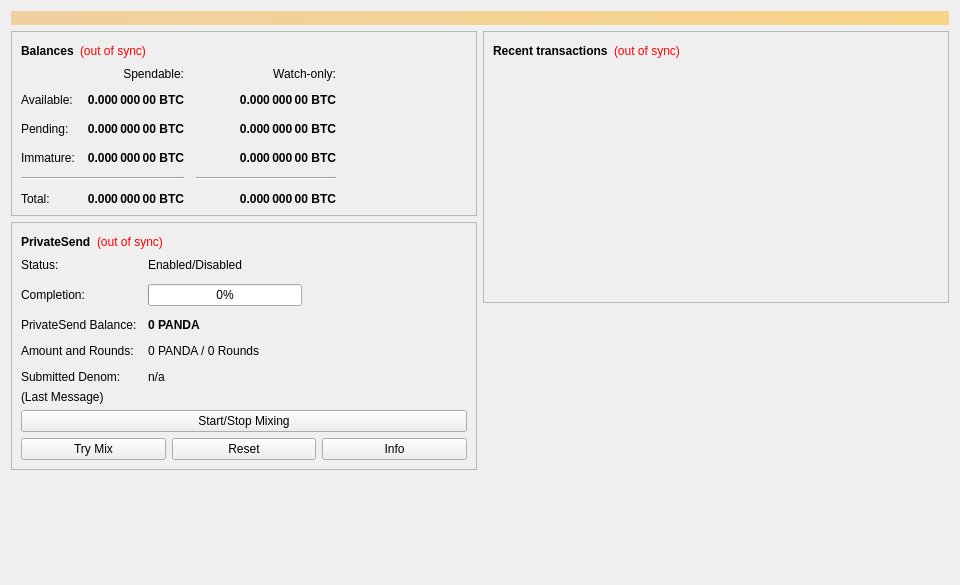
<?xml version="1.0" encoding="UTF-8"?>
<ui version="4.0">
 <class>OverviewPage</class>
 <widget class="QWidget" name="OverviewPage">
  <property name="geometry">
   <rect>
    <x>0</x>
    <y>0</y>
    <width>960</width>
    <height>585</height>
   </rect>
  </property>
  <property name="minimumSize">
   <size>
    <width>960</width>
    <height>0</height>
   </size>
  </property>
  <property name="windowTitle">
   <string>Form</string>
  </property>
  <layout class="QVBoxLayout" name="topLayout">
   <item>
    <widget class="QLabel" name="labelAlerts">
     <property name="visible">
      <bool>false</bool>
     </property>
     <property name="styleSheet">
      <string notr="true">background-color: qlineargradient(x1: 0, y1: 0, x2: 1, y2: 0, stop:0 #F0D0A0, stop:1 #F8D488); color:#000000;</string>
     </property>
     <property name="wordWrap">
      <bool>true</bool>
     </property>
     <property name="margin">
      <number>3</number>
     </property>
    </widget>
   </item>
   <item>
    <layout class="QHBoxLayout" name="horizontalLayout" stretch="1,1">
     <item>
      <layout class="QVBoxLayout" name="verticalLayout_2">
       <item>
        <widget class="QFrame" name="frame">
         <property name="frameShape">
          <enum>QFrame::StyledPanel</enum>
         </property>
         <property name="frameShadow">
          <enum>QFrame::Raised</enum>
         </property>
         <layout class="QVBoxLayout" name="verticalLayout_4">
          <item>
           <layout class="QHBoxLayout" name="horizontalLayout_4">
            <item>
             <widget class="QLabel" name="label_5">
              <property name="font">
               <font>
                <weight>75</weight>
                <bold>true</bold>
               </font>
              </property>
              <property name="text">
               <string>Balances</string>
              </property>
             </widget>
            </item>
            <item>
             <widget class="QLabel" name="labelWalletStatus">
              <property name="toolTip">
               <string>The displayed information may be out of date. Your wallet automatically synchronizes with the PandaPay network after a connection is established, but this process has not completed yet.</string>
              </property>
              <property name="styleSheet">
               <string notr="true">QLabel { color: red; }</string>
              </property>
              <property name="text">
               <string notr="true">(out of sync)</string>
              </property>
              <property name="alignment">
               <set>Qt::AlignLeading|Qt::AlignLeft|Qt::AlignVCenter</set>
              </property>
             </widget>
            </item>
            <item>
             <spacer name="horizontalSpacer_3">
              <property name="orientation">
               <enum>Qt::Horizontal</enum>
              </property>
              <property name="sizeHint" stdset="0">
               <size>
                <width>40</width>
                <height>20</height>
               </size>
              </property>
             </spacer>
            </item>
           </layout>
          </item>
          <item>
           <layout class="QGridLayout" name="gridLayout">
            <property name="spacing">
             <number>12</number>
            </property>
            <item row="2" column="2">
             <widget class="QLabel" name="labelWatchPending">
              <property name="font">
               <font>
                <weight>75</weight>
                <bold>true</bold>
               </font>
              </property>
              <property name="cursor">
               <cursorShape>IBeamCursor</cursorShape>
              </property>
              <property name="toolTip">
               <string>Unconfirmed transactions to watch-only addresses</string>
              </property>
              <property name="text">
               <string notr="true">0.000 000 00 BTC</string>
              </property>
              <property name="alignment">
               <set>Qt::AlignRight|Qt::AlignTrailing|Qt::AlignVCenter</set>
              </property>
              <property name="textInteractionFlags">
               <set>Qt::LinksAccessibleByMouse|Qt::TextSelectableByKeyboard|Qt::TextSelectableByMouse</set>
              </property>
             </widget>
            </item>
            <item row="2" column="1">
             <widget class="QLabel" name="labelUnconfirmed">
              <property name="font">
               <font>
                <weight>75</weight>
                <bold>true</bold>
               </font>
              </property>
              <property name="cursor">
               <cursorShape>IBeamCursor</cursorShape>
              </property>
              <property name="toolTip">
               <string>Total of transactions that have yet to be confirmed, and do not yet count toward the spendable balance</string>
              </property>
              <property name="text">
               <string notr="true">0.000 000 00 BTC</string>
              </property>
              <property name="alignment">
               <set>Qt::AlignRight|Qt::AlignTrailing|Qt::AlignVCenter</set>
              </property>
              <property name="textInteractionFlags">
               <set>Qt::LinksAccessibleByMouse|Qt::TextSelectableByKeyboard|Qt::TextSelectableByMouse</set>
              </property>
             </widget>
            </item>
            <item row="3" column="2">
             <widget class="QLabel" name="labelWatchImmature">
              <property name="font">
               <font>
                <weight>75</weight>
                <bold>true</bold>
               </font>
              </property>
              <property name="cursor">
               <cursorShape>IBeamCursor</cursorShape>
              </property>
              <property name="toolTip">
               <string>Mined balance in watch-only addresses that has not yet matured</string>
              </property>
              <property name="text">
               <string notr="true">0.000 000 00 BTC</string>
              </property>
              <property name="alignment">
               <set>Qt::AlignRight|Qt::AlignTrailing|Qt::AlignVCenter</set>
              </property>
              <property name="textInteractionFlags">
               <set>Qt::LinksAccessibleByMouse|Qt::TextSelectableByKeyboard|Qt::TextSelectableByMouse</set>
              </property>
             </widget>
            </item>
            <item row="4" column="0" colspan="2">
             <widget class="Line" name="lineSpendableBalance">
              <property name="orientation">
               <enum>Qt::Horizontal</enum>
              </property>
             </widget>
            </item>
            <item row="4" column="2">
             <widget class="Line" name="lineWatchBalance">
              <property name="sizePolicy">
               <sizepolicy hsizetype="Preferred" vsizetype="Fixed">
                <horstretch>0</horstretch>
                <verstretch>0</verstretch>
               </sizepolicy>
              </property>
              <property name="minimumSize">
               <size>
                <width>140</width>
                <height>0</height>
               </size>
              </property>
              <property name="orientation">
               <enum>Qt::Horizontal</enum>
              </property>
             </widget>
            </item>
            <item row="5" column="0">
             <widget class="QLabel" name="labelTotalText">
              <property name="text">
               <string>Total:</string>
              </property>
             </widget>
            </item>
            <item row="3" column="1">
             <widget class="QLabel" name="labelImmature">
              <property name="font">
               <font>
                <weight>75</weight>
                <bold>true</bold>
               </font>
              </property>
              <property name="cursor">
               <cursorShape>IBeamCursor</cursorShape>
              </property>
              <property name="toolTip">
               <string>Mined balance that has not yet matured</string>
              </property>
              <property name="text">
               <string notr="true">0.000 000 00 BTC</string>
              </property>
              <property name="alignment">
               <set>Qt::AlignRight|Qt::AlignTrailing|Qt::AlignVCenter</set>
              </property>
              <property name="textInteractionFlags">
               <set>Qt::LinksAccessibleByMouse|Qt::TextSelectableByKeyboard|Qt::TextSelectableByMouse</set>
              </property>
             </widget>
            </item>
            <item row="2" column="3">
             <spacer name="horizontalSpacer_2">
              <property name="orientation">
               <enum>Qt::Horizontal</enum>
              </property>
              <property name="sizeHint" stdset="0">
               <size>
                <width>40</width>
                <height>20</height>
               </size>
              </property>
             </spacer>
            </item>
            <item row="3" column="0">
             <widget class="QLabel" name="labelImmatureText">
              <property name="text">
               <string>Immature:</string>
              </property>
             </widget>
            </item>
            <item row="5" column="1">
             <widget class="QLabel" name="labelTotal">
              <property name="font">
               <font>
                <weight>75</weight>
                <bold>true</bold>
               </font>
              </property>
              <property name="cursor">
               <cursorShape>IBeamCursor</cursorShape>
              </property>
              <property name="toolTip">
               <string>Your current total balance</string>
              </property>
              <property name="text">
               <string notr="true">0.000 000 00 BTC</string>
              </property>
              <property name="alignment">
               <set>Qt::AlignRight|Qt::AlignTrailing|Qt::AlignVCenter</set>
              </property>
              <property name="textInteractionFlags">
               <set>Qt::LinksAccessibleByMouse|Qt::TextSelectableByKeyboard|Qt::TextSelectableByMouse</set>
              </property>
             </widget>
            </item>
            <item row="5" column="2">
             <widget class="QLabel" name="labelWatchTotal">
              <property name="font">
               <font>
                <weight>75</weight>
                <bold>true</bold>
               </font>
              </property>
              <property name="cursor">
               <cursorShape>IBeamCursor</cursorShape>
              </property>
              <property name="toolTip">
               <string>Current total balance in watch-only addresses</string>
              </property>
              <property name="text">
               <string notr="true">0.000 000 00 BTC</string>
              </property>
              <property name="alignment">
               <set>Qt::AlignRight|Qt::AlignTrailing|Qt::AlignVCenter</set>
              </property>
              <property name="textInteractionFlags">
               <set>Qt::LinksAccessibleByMouse|Qt::TextSelectableByKeyboard|Qt::TextSelectableByMouse</set>
              </property>
             </widget>
            </item>
            <item row="0" column="2">
             <widget class="QLabel" name="labelWatchonly">
              <property name="text">
               <string>Watch-only:</string>
              </property>
              <property name="alignment">
               <set>Qt::AlignRight|Qt::AlignTrailing|Qt::AlignVCenter</set>
              </property>
             </widget>
            </item>
            <item row="1" column="0">
             <widget class="QLabel" name="labelBalanceText">
              <property name="text">
               <string>Available:</string>
              </property>
             </widget>
            </item>
            <item row="1" column="1">
             <widget class="QLabel" name="labelBalance">
              <property name="font">
               <font>
                <weight>75</weight>
                <bold>true</bold>
               </font>
              </property>
              <property name="cursor">
               <cursorShape>IBeamCursor</cursorShape>
              </property>
              <property name="toolTip">
               <string>Your current spendable balance</string>
              </property>
              <property name="text">
               <string notr="true">0.000 000 00 BTC</string>
              </property>
              <property name="alignment">
               <set>Qt::AlignRight|Qt::AlignTrailing|Qt::AlignVCenter</set>
              </property>
              <property name="textInteractionFlags">
               <set>Qt::LinksAccessibleByMouse|Qt::TextSelectableByKeyboard|Qt::TextSelectableByMouse</set>
              </property>
             </widget>
            </item>
            <item row="1" column="2">
             <widget class="QLabel" name="labelWatchAvailable">
              <property name="font">
               <font>
                <weight>75</weight>
                <bold>true</bold>
               </font>
              </property>
              <property name="cursor">
               <cursorShape>IBeamCursor</cursorShape>
              </property>
              <property name="toolTip">
               <string>Your current balance in watch-only addresses</string>
              </property>
              <property name="text">
               <string notr="true">0.000 000 00 BTC</string>
              </property>
              <property name="alignment">
               <set>Qt::AlignRight|Qt::AlignTrailing|Qt::AlignVCenter</set>
              </property>
              <property name="textInteractionFlags">
               <set>Qt::LinksAccessibleByMouse|Qt::TextSelectableByKeyboard|Qt::TextSelectableByMouse</set>
              </property>
             </widget>
            </item>
            <item row="2" column="0">
             <widget class="QLabel" name="labelPendingText">
              <property name="text">
               <string>Pending:</string>
              </property>
             </widget>
            </item>
            <item row="0" column="1">
             <widget class="QLabel" name="labelSpendable">
              <property name="text">
               <string>Spendable:</string>
              </property>
              <property name="alignment">
               <set>Qt::AlignRight|Qt::AlignTrailing|Qt::AlignVCenter</set>
              </property>
             </widget>
            </item>
           </layout>
          </item>
         </layout>
        </widget>
       </item>
       <item>
        <widget class="QFrame" name="framePrivateSend">
         <property name="layoutDirection">
          <enum>Qt::LeftToRight</enum>
         </property>
         <property name="frameShape">
          <enum>QFrame::StyledPanel</enum>
         </property>
         <property name="frameShadow">
          <enum>QFrame::Raised</enum>
         </property>
         <layout class="QVBoxLayout" name="VerticalLayout_PS1">
          <item>
           <layout class="QHBoxLayout" name="horizontalLayout_5">
            <item>
             <widget class="QLabel" name="labelPrivateSendHeader">
              <property name="font">
               <font>
                <weight>75</weight>
                <bold>true</bold>
               </font>
              </property>
              <property name="text">
               <string>PrivateSend</string>
              </property>
             </widget>
            </item>
            <item>
             <widget class="QLabel" name="labelPrivateSendSyncStatus">
              <property name="toolTip">
               <string>The displayed information may be out of date. Your wallet automatically synchronizes with the PandaPay network after a connection is established, but this process has not completed yet.</string>
              </property>
              <property name="styleSheet">
               <string notr="true">QLabel { color: red; }</string>
              </property>
              <property name="text">
               <string notr="true">(out of sync)</string>
              </property>
              <property name="alignment">
               <set>Qt::AlignLeading|Qt::AlignLeft|Qt::AlignVCenter</set>
              </property>
             </widget>
            </item>
            <item>
             <spacer name="horizontalSpacer_4">
              <property name="orientation">
               <enum>Qt::Horizontal</enum>
              </property>
              <property name="sizeHint" stdset="0">
               <size>
                <width>40</width>
                <height>20</height>
               </size>
              </property>
             </spacer>
            </item>
           </layout>
          </item>
          <item>
           <layout class="QFormLayout" name="privateSendFormLayout">
            <property name="fieldGrowthPolicy">
             <enum>QFormLayout::AllNonFixedFieldsGrow</enum>
            </property>
            <property name="horizontalSpacing">
             <number>11</number>
            </property>
            <property name="verticalSpacing">
             <number>12</number>
            </property>
            <item row="0" column="0">
             <widget class="QLabel" name="labelPrivateSendEnabledText">
              <property name="text">
               <string>Status:</string>
              </property>
             </widget>
            </item>
            <item row="0" column="1">
             <widget class="QLabel" name="labelPrivateSendEnabled">
              <property name="text">
               <string>Enabled/Disabled</string>
              </property>
             </widget>
            </item>
            <item row="1" column="0">
             <widget class="QLabel" name="labelCompletitionText">
              <property name="text">
               <string>Completion:</string>
              </property>
             </widget>
            </item>
            <item row="1" column="1">
             <widget class="QProgressBar" name="privateSendProgress">
              <property name="maximumSize">
               <size>
                <width>154</width>
                <height>16777215</height>
               </size>
              </property>
              <property name="value">
               <number>0</number>
              </property>
             </widget>
            </item>
            <item row="2" column="0">
             <widget class="QLabel" name="labelAnonymizedText">
              <property name="text">
               <string>PrivateSend Balance:</string>
              </property>
             </widget>
            </item>
            <item row="2" column="1">
             <widget class="QLabel" name="labelAnonymized">
              <property name="font">
               <font>
                <weight>75</weight>
                <bold>true</bold>
               </font>
              </property>
              <property name="text">
               <string notr="true">0 PANDA</string>
              </property>
             </widget>
            </item>
            <item row="3" column="0">
             <widget class="QLabel" name="labelAmountAndRoundsText">
              <property name="text">
               <string>Amount and Rounds:</string>
              </property>
             </widget>
            </item>
            <item row="3" column="1">
             <widget class="QLabel" name="labelAmountRounds">
              <property name="text">
               <string>0 PANDA / 0 Rounds</string>
              </property>
             </widget>
            </item>
            <item row="4" column="0">
             <widget class="QLabel" name="labelSubmittedDenomText">
              <property name="text">
               <string>Submitted Denom:</string>
              </property>
             </widget>
            </item>
            <item row="4" column="1">
             <widget class="QLabel" name="labelSubmittedDenom">
              <property name="toolTip">
               <string>The denominations you submitted to the Masternode.&lt;br&gt;To mix, other users must submit the exact same denominations.</string>
              </property>
              <property name="text">
               <string>n/a</string>
              </property>
             </widget>
            </item>
           </layout>
          </item>
          <item>
           <layout class="QVBoxLayout" name="VerticalLayout_PS">
            <item>
             <widget class="QLabel" name="labelPrivateSendLastMessage">
              <property name="text">
               <string>(Last Message)</string>
              </property>
              <property name="alignment">
               <set>Qt::AlignLeading|Qt::AlignLeft|Qt::AlignTop</set>
              </property>
              <property name="wordWrap">
               <bool>true</bool>
              </property>
             </widget>
            </item>
            <item>
             <widget class="QPushButton" name="togglePrivateSend">
              <property name="sizePolicy">
               <sizepolicy hsizetype="MinimumExpanding" vsizetype="Fixed">
                <horstretch>0</horstretch>
                <verstretch>0</verstretch>
               </sizepolicy>
              </property>
              <property name="text">
               <string>Start/Stop Mixing</string>
              </property>
             </widget>
            </item>
            <item>
             <layout class="QHBoxLayout" name="horizontalLayout_debugbuttons">
              <item>
               <widget class="QPushButton" name="privateSendAuto">
                <property name="sizePolicy">
                 <sizepolicy hsizetype="MinimumExpanding" vsizetype="Fixed">
                  <horstretch>0</horstretch>
                  <verstretch>0</verstretch>
                 </sizepolicy>
                </property>
                <property name="toolTip">
                 <string>Try to manually submit a PrivateSend request.</string>
                </property>
                <property name="text">
                 <string>Try Mix</string>
                </property>
               </widget>
              </item>
              <item>
               <widget class="QPushButton" name="privateSendReset">
                <property name="sizePolicy">
                 <sizepolicy hsizetype="MinimumExpanding" vsizetype="Fixed">
                  <horstretch>0</horstretch>
                  <verstretch>0</verstretch>
                 </sizepolicy>
                </property>
                <property name="toolTip">
                 <string>Reset the current status of PrivateSend (can interrupt PrivateSend if it's in the process of Mixing, which can cost you money!)</string>
                </property>
                <property name="autoFillBackground">
                 <bool>false</bool>
                </property>
                <property name="text">
                 <string>Reset</string>
                </property>
               </widget>
              </item>
              <item>
               <widget class="QPushButton" name="privateSendInfo">
                <property name="sizePolicy">
                 <sizepolicy hsizetype="MinimumExpanding" vsizetype="Fixed">
                  <horstretch>0</horstretch>
                  <verstretch>0</verstretch>
                 </sizepolicy>
                </property>
                <property name="toolTip">
                 <string>Information about PrivateSend and Mixing</string>
                </property>
                <property name="text">
                 <string>Info</string>
                </property>
               </widget>
              </item>
             </layout>
            </item>
           </layout>
          </item>
         </layout>
        </widget>
       </item>
       <item>
        <spacer name="verticalSpacer">
         <property name="orientation">
          <enum>Qt::Vertical</enum>
         </property>
         <property name="sizeHint" stdset="0">
          <size>
           <width>20</width>
           <height>40</height>
          </size>
         </property>
        </spacer>
       </item>
      </layout>
     </item>
     <item>
      <layout class="QVBoxLayout" name="verticalLayout_3">
       <item>
        <widget class="QFrame" name="frame_2">
         <property name="frameShape">
          <enum>QFrame::StyledPanel</enum>
         </property>
         <property name="frameShadow">
          <enum>QFrame::Raised</enum>
         </property>
         <layout class="QVBoxLayout" name="verticalLayout">
          <item>
           <layout class="QHBoxLayout" name="horizontalLayout_2">
            <item>
             <widget class="QLabel" name="label_4">
              <property name="font">
               <font>
                <weight>75</weight>
                <bold>true</bold>
               </font>
              </property>
              <property name="text">
               <string>Recent transactions</string>
              </property>
             </widget>
            </item>
            <item>
             <widget class="QLabel" name="labelTransactionsStatus">
              <property name="toolTip">
               <string>The displayed information may be out of date. Your wallet automatically synchronizes with the PandaPay network after a connection is established, but this process has not completed yet.</string>
              </property>
              <property name="styleSheet">
               <string notr="true">QLabel { color: red; }</string>
              </property>
              <property name="text">
               <string notr="true">(out of sync)</string>
              </property>
              <property name="alignment">
               <set>Qt::AlignLeading|Qt::AlignLeft|Qt::AlignVCenter</set>
              </property>
             </widget>
            </item>
            <item>
             <spacer name="horizontalSpacer">
              <property name="orientation">
               <enum>Qt::Horizontal</enum>
              </property>
              <property name="sizeHint" stdset="0">
               <size>
                <width>40</width>
                <height>20</height>
               </size>
              </property>
             </spacer>
            </item>
           </layout>
          </item>
          <item>
           <widget class="QListView" name="listTransactions">
            <property name="styleSheet">
             <string notr="true">QListView { background: transparent; }</string>
            </property>
            <property name="frameShape">
             <enum>QFrame::NoFrame</enum>
            </property>
            <property name="verticalScrollBarPolicy">
             <enum>Qt::ScrollBarAlwaysOff</enum>
            </property>
            <property name="horizontalScrollBarPolicy">
             <enum>Qt::ScrollBarAlwaysOff</enum>
            </property>
            <property name="selectionMode">
             <enum>QAbstractItemView::NoSelection</enum>
            </property>
           </widget>
          </item>
         </layout>
        </widget>
       </item>
       <item>
        <spacer name="verticalSpacer_2">
         <property name="orientation">
          <enum>Qt::Vertical</enum>
         </property>
         <property name="sizeHint" stdset="0">
          <size>
           <width>20</width>
           <height>40</height>
          </size>
         </property>
        </spacer>
       </item>
      </layout>
     </item>
    </layout>
   </item>
  </layout>
 </widget>
 <resources/>
 <connections/>
</ui>
